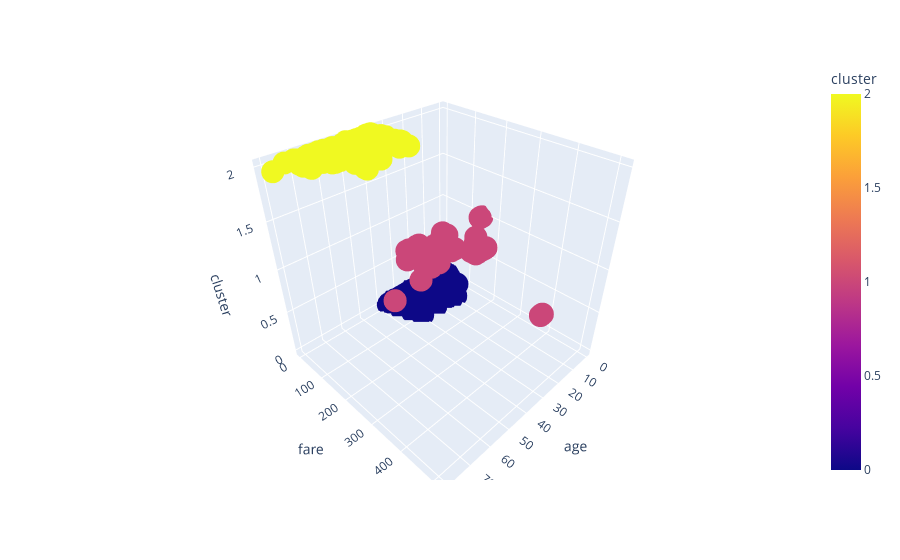

Here is the notebook cell this chart was saved with:
### Code cell
# 3d Plotting with plotly
import plotly.express as px
fig = px.scatter_3d(df, x='age', y='fare', z='cluster' , color='cluster')
fig.show()

### Figure 1 — Plotly figure (JSON) as saved in the notebook; plotly's stock layout.template omitted (floating-point values rounded to 4 significant figures; data arrays with more than 128 entries replaced by an {"elided": "..."} marker saying what was removed)
{"data": [{"hovertemplate": "age=%{x}<br>fare=%{y}<br>cluster=%{marker.color}<extra></extra>", "legendgroup": "", "marker": {"color": {"elided": "891 int values"}, "coloraxis": "coloraxis", "symbol": "circle"}, "mode": "markers", "name": "", "scene": "scene", "showlegend": false, "type": "scatter3d", "x": {"elided": "891 float values"}, "y": {"elided": "891 float values"}, "z": {"elided": "891 int values"}}], "layout": {"coloraxis": {"colorbar": {"title": {"text": "cluster"}}, "colorscale": [[0, "#0d0887"], [0.1111, "#46039f"], [0.2222, "#7201a8"], [0.3333, "#9c179e"], [0.4444, "#bd3786"], [0.5556, "#d8576b"], [0.6667, "#ed7953"], [0.7778, "#fb9f3a"], [0.8889, "#fdca26"], [1, "#f0f921"]]}, "legend": {"tracegroupgap": 0}, "margin": {"t": 60}, "scene": {"domain": {"x": [0, 1], "y": [0, 1]}, "xaxis": {"title": {"text": "age"}}, "yaxis": {"title": {"text": "fare"}}, "zaxis": {"title": {"text": "cluster"}}}}}
